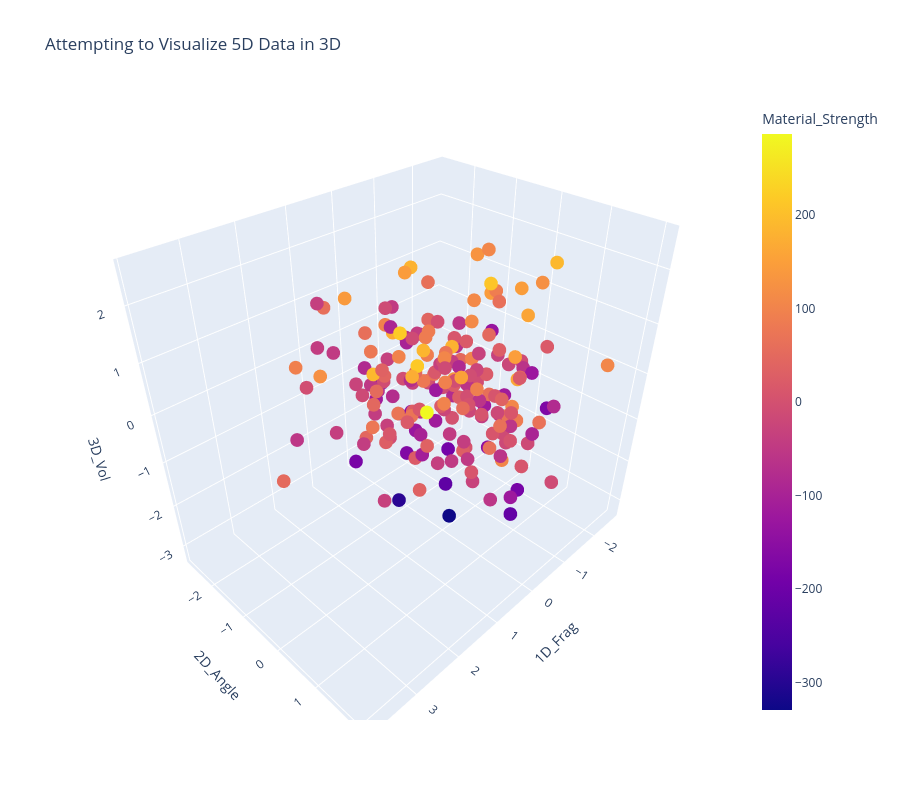

Source (notebook cell):
### Markdown cell above
### What can we see?
Take a look at the plot above. As engineers, if we want to approximate this function, our eyes immediately do the math. We can clearly see a linear relationship. If we wanted to draw a line of best fit, we could easily do it by hand. 

Because we only have **two dimensions** (one independent variable `u` and one dependent variable `y`), human visualization is perfectly sufficient to characterize the data.

---
### Step 2: The Multi-Dimensional Challenge (Where human vision breaks)

Let's say our material is much more complex. Expansion doesn't just depend on temperature; it depends on 1D descriptors, 2D angles, and 3D volumes. 

**What the code below does:** We use a handy tool from `scikit-learn` called `make_regression` to instantly generate a synthetic dataset with 5 input features. We then attempt to visualize this data using a 3D scatter plot. We map three inputs to the X, Y, and Z axes, and a fourth input to the color of the dots.

### Code cell
# Let's say our material is more complex. Expansion depends on 5 different features.
# We generate a dataset with 5 inputs and 1 output.
X, y = make_regression(n_samples=200, n_features=5, noise=15, random_state=42)
df_multi = pd.DataFrame(X, columns=["1D_Frag", "2D_Angle", "3D_Vol", "Density", "Temp"])
df_multi["Material_Strength"] = y

# 2. Attempt to visualize using a 3D plot
fig_3d = px.scatter_3d(
    df_multi,
    x="1D_Frag",
    y="2D_Angle",
    z="3D_Vol",
    color="Material_Strength",
    size_max=10,
    title="Attempting to Visualize 5D Data in 3D",
)
fig_3d.update_layout(height=800)
fig_3d.show()

### Figure 1 — Plotly figure (JSON) as saved in the notebook; plotly's stock layout.template omitted (floating-point values rounded to 4 significant figures; data arrays with more than 128 entries replaced by an {"elided": "..."} marker saying what was removed)
{"data": [{"hovertemplate": "1D_Frag=%{x}<br>2D_Angle=%{y}<br>3D_Vol=%{z}<br>Material_Strength=%{marker.color}<extra></extra>", "legendgroup": "", "marker": {"color": {"elided": "200 float values"}, "coloraxis": "coloraxis", "symbol": "circle"}, "mode": "markers", "name": "", "scene": "scene", "showlegend": false, "type": "scatter3d", "x": {"elided": "200 float values"}, "y": {"elided": "200 float values"}, "z": {"elided": "200 float values"}}], "layout": {"coloraxis": {"colorbar": {"title": {"text": "Material_Strength"}}, "colorscale": [[0, "#0d0887"], [0.1111, "#46039f"], [0.2222, "#7201a8"], [0.3333, "#9c179e"], [0.4444, "#bd3786"], [0.5556, "#d8576b"], [0.6667, "#ed7953"], [0.7778, "#fb9f3a"], [0.8889, "#fdca26"], [1, "#f0f921"]]}, "height": 800, "legend": {"tracegroupgap": 0}, "scene": {"domain": {"x": [0, 1], "y": [0, 1]}, "xaxis": {"title": {"text": "1D_Frag"}}, "yaxis": {"title": {"text": "2D_Angle"}}, "zaxis": {"title": {"text": "3D_Vol"}}}, "title": {"text": "Attempting to Visualize 5D Data in 3D"}}}
